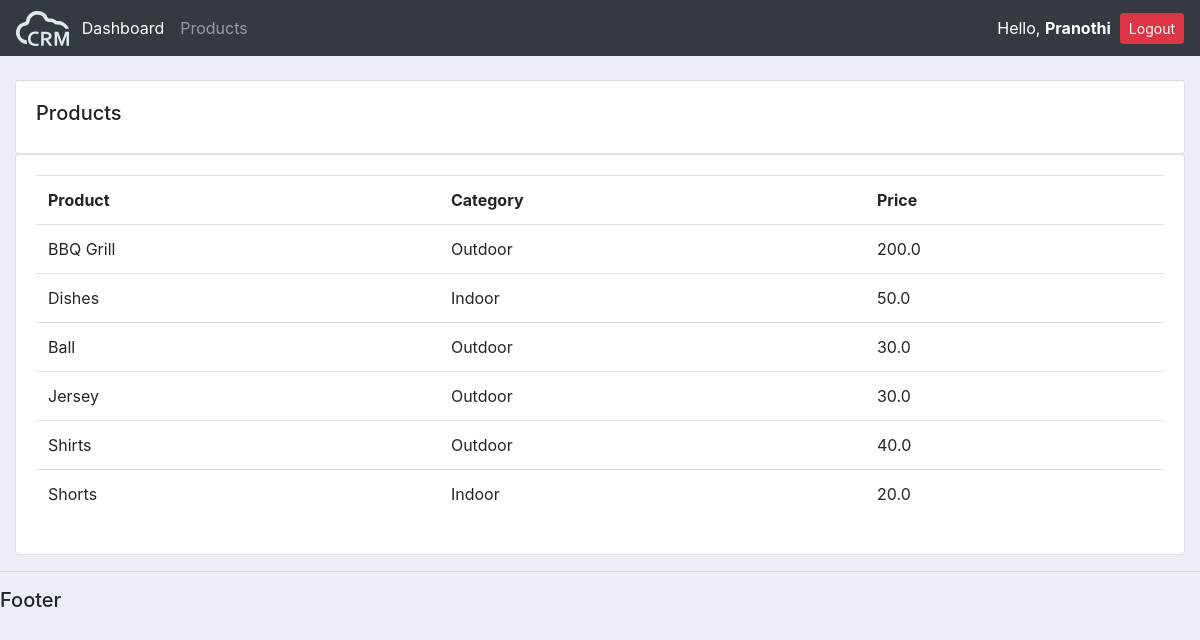
Screenshot of /products/ (signed in) with the database file from the repository.
### accounts/models.py (models this page shows, shortened)
class Product(models.Model):
    CATEGORY = (
        ('Indoor', 'Indoor'),
        ('Outdoor', 'Outdoor')
    )
    name = models.CharField(max_length = 200, null = True)
    price = models.FloatField(null = True)
    category = models.CharField(max_length = 200, null = True, choices=CATEGORY)
    description = models.CharField(max_length = 200, null = True, blank=True)
    date_created = models.DateTimeField(auto_now_add = True, null = True)
    tags = models.ManyToManyField(Tag)

### accounts/decorators.py (the view)
        def wrapper_func(request, *args, **kwargs):
            group= None
            if request.user.groups.exists():
                group = request.user.groups.all()[0].name
            if group in allowed_roles:
                return view_func(request, *args, **kwargs)
            else:
                return HttpResponse('You are not authorized to view this page')

### accounts/views.py (called while the page is built)
@login_required(login_url='login')
@allowed_users(allowed_roles=['admin'])
def products(request):
    products = Product.objects.all()
    return render(request,'accounts/products.html', {'products':products})

### accounts/templates/accounts/products.html
{% extends 'accounts/main.html' %}
{% block content %}
<br>
<div class="container-fluid">
    <div class="row">
        <div class="col-md">
            <div class="card card-body">
                <h5>Products</h5>
            </div>
            <div class="card card-body">
                <table class="table">
                    <tr>
                        <th>Product</th>
                        <th>Category</th>
                        <th>Price</th>
                    </tr>
                    {% for i in products%}
                    <tr>
                        <td>{{i.name}}</td>
                        <td>{{i.category}}</td>
                        <td>{{i.price}}</td>
                    </tr>
                    {% endfor %}
                </table>
            </div>
        </div>
    </div>
</div>
{% endblock  %}

### accounts/templates/accounts/navbar.html (shortened to what this page needs)
{% load static %}
<nav class="navbar navbar-expand-lg navbar-dark bg-dark">
    <img style="height: 35px; padding-right: 5px;" src="{% static 'images/Vector.svg' %}" alt="">
    <div class="collapse navbar-collapse" id="navbarNav">
      <ul class="navbar-nav">
        {% if request.user.is_staff %}
        <li class="nav-item active">
          <a class="nav-link" href="{% url 'home' %}">Dashboard</a>
        </li>
        <li class="nav-item">
          <a class="nav-link" href="{% url 'products' %}">Products</a>
        </li>
        {% else %}
        <li class="nav-item active">
          <a class="nav-link" href="{% url 'account' %}">Settings</a>
        </li>
        {% endif %}
      </ul>
    </div>
    <span>Hello, <b>{{request.user}}</b></span>&nbsp;&nbsp;
    <span><a class="btn btn-sm btn-danger" href={% url 'logout' %}>Logout</a></span>
</nav>

### static/css/main.css (style rules this page uses)
body { background-color: #ebeff5; }

### rows the page displays
Product: name "BBQ Grill", category "Outdoor", price "200.0"
Product: name "Dishes", category "Indoor", price "50.0"
Product: name "Ball", category "Outdoor", price "30.0"
Product: name "Jersey", category "Outdoor", price "30.0"
Product: name "Shirts", category "Outdoor", price "40.0"
Product: name "Shorts", category "Indoor", price "20.0"

### other values shown
{{ request.user }} "Pranothi"
